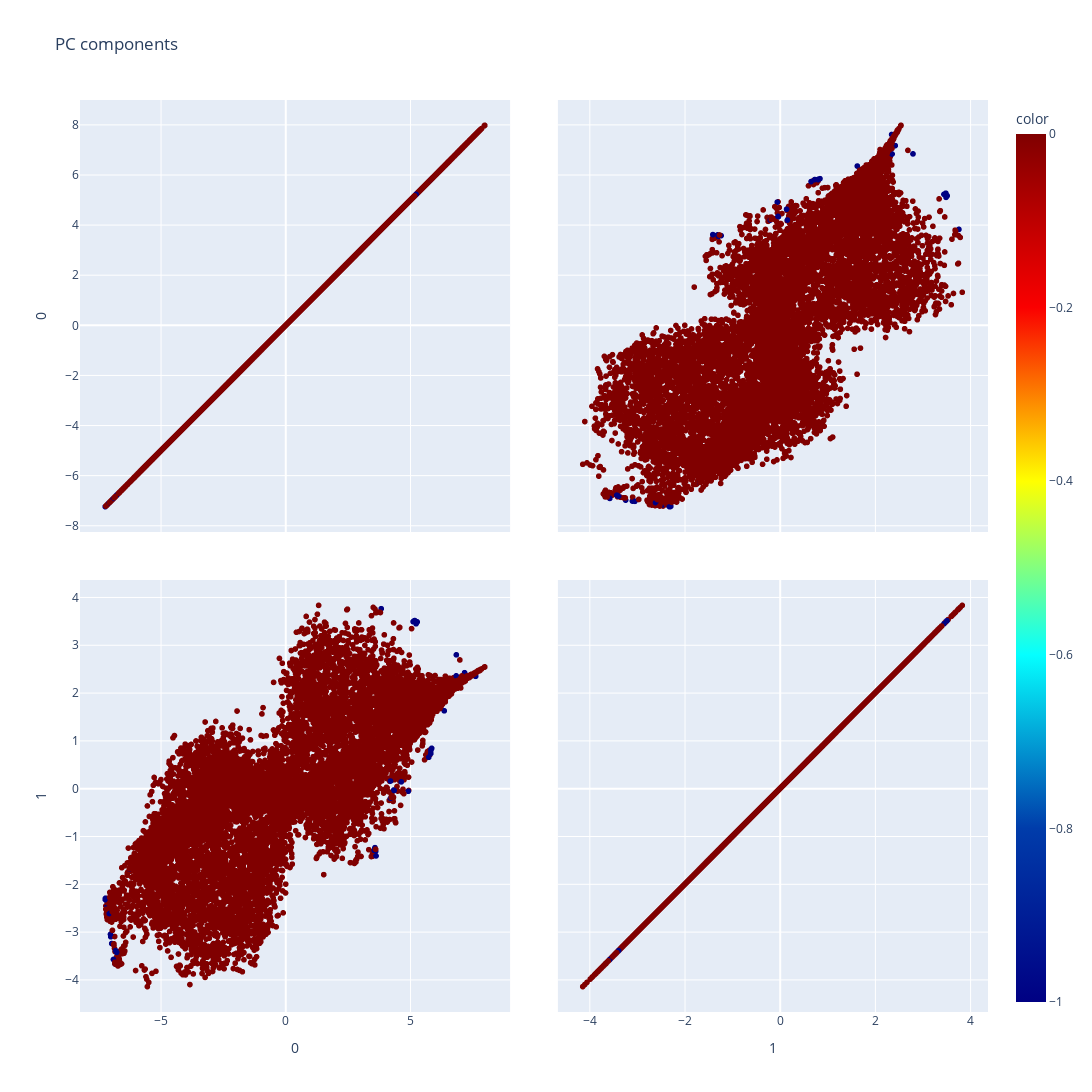

Notebook code for this chart:
### Code cell
plot_cluters(cluster.tsne_clusters[:,:],cluster.label)

### Figure 1 — Plotly figure (JSON) as saved in the notebook; plotly's stock layout.template omitted (floating-point values rounded to 4 significant figures; data arrays with more than 128 entries replaced by an {"elided": "..."} marker saying what was removed)
{"data": [{"diagonal": {"visible": true}, "dimensions": [{"axis": {"matches": true}, "label": "0", "values": {"elided": "11231 float values"}}, {"axis": {"matches": true}, "label": "1", "values": {"elided": "11231 float values"}}], "hovertemplate": "%{xaxis.title.text}=%{x}<br>%{yaxis.title.text}=%{y}<br>color=%{marker.color}<extra></extra>", "legendgroup": "", "marker": {"color": {"elided": "11231 int values"}, "coloraxis": "coloraxis", "symbol": "circle"}, "name": "", "showlegend": false, "showupperhalf": true, "type": "splom"}], "layout": {"coloraxis": {"colorbar": {"title": {"text": "color"}}, "colorscale": [[0, "rgb(0,0,131)"], [0.2, "rgb(0,60,170)"], [0.4, "rgb(5,255,255)"], [0.6, "rgb(255,255,0)"], [0.8, "rgb(250,0,0)"], [1, "rgb(128,0,0)"]]}, "dragmode": "select", "height": 1600, "legend": {"tracegroupgap": 0}, "title": {"text": "PC components"}, "width": 1600}}
